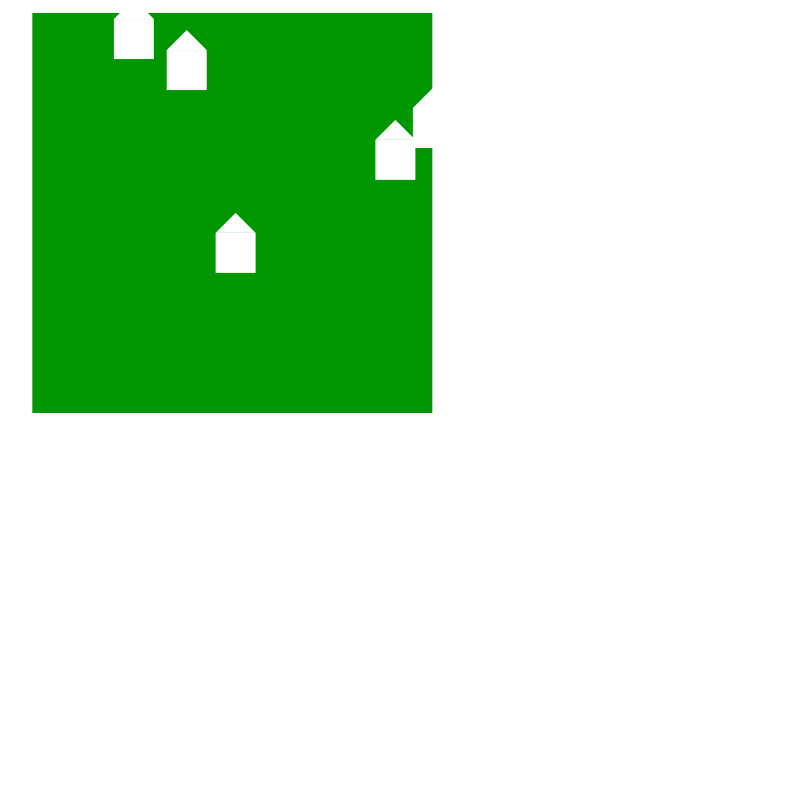
Frame 1 (no input)
Frame 60 (the mouse pressed at the canvas centre just before this capture): identical to frame 1, image omitted
Frame 120 (the mouse held since frame 60 and released just before this capture): identical to frame 1, image omitted

The Processing sketch that drew this single still picture (run headless with seeded random() and noise(); from frame 60 on, the mouse is pressed at the canvas centre):

// Processing sketch: ex14
// ── ex14.pde
Aldeia espaco = new Aldeia();

void setup() {
  size(800,800);
}

void draw() {
  background(255);
  espaco.desenha();
}

// ── Aldeia.pde
class Aldeia {
  float posX,posY,tam;
  Casa[] casas;
  
  Aldeia() {
    posX = random(width/2);
    posY = random(height/2);
    tam = 400;
    casas = new Casa[5];
    casas[0] = new Casa(posX,posY,tam);
    casas[1] = new Casa(posX,posY,tam);
    casas[2] = new Casa(posX,posY,tam);
    casas[3] = new Casa(posX,posY,tam);
    casas[4] = new Casa(posX,posY,tam);
  }
  void desenha() {
    fill(0,150,0);
    noStroke();
    rect(posX,posY,tam,tam);
    casas[0].desenha();
    casas[1].desenha();
    casas[2].desenha();
    casas[3].desenha();
    casas[4].desenha();
  }
}

// ── Casas.pde
class Casa {
  float posX,posY,tam;
  
  Casa(float x,float y,float t){
    posX = random(x,x+t);
    posY = random(y,y+t);
    tam = 40;
  }
  void desenha() {
    fill(255);
    rect(posX,posY,tam,tam);
    triangle(posX,posY,posX+tam/2,posY-tam/2,posX+tam,posY);
  }
}
